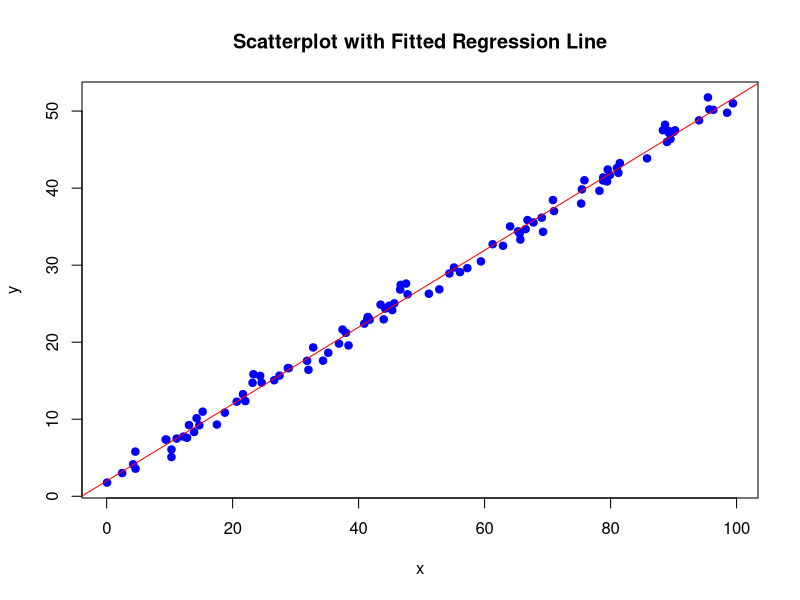

The R script that drew this image:
#Programming fake-data simulation: 
#Write an R function to: 
#(i) simulate n data points from the model, y = a + bx + error, with data points x uniformly sampled from the range (0, 100) and with errors drawn independently from the normal distribution with mean 0 and standard deviation σ; 
#(ii) fit a linear regression to the simulated data; 
#(iii) make a scatterplot of the data and fitted regression line. 


simulate_data <- function(n, a, b, sigma) {
  # Generate n uniformly distributed x values between 0 and 100
  x <- runif(n, 0, 100)
  
  # Generate errors from normal distribution with mean 0 and standard deviation sigma
  errors <- rnorm(n, 0, sigma)
  
  # Calculate y values using the model y = a + bx + error
  y <- a + b * x + errors
  
  # Return a dataframe with x and y values
  return(data.frame(x = x, y = y))
}

# Example usage:
set.seed(123) # for reproducibility
simulated_data <- simulate_data(100, 2, 0.5, 1) # Simulate 100 data points with a=2, b=0.5, sigma=1
head(simulated_data) # View the first few rows of the simulated data

#Fit a linear regression with simulated data 
model <- lm(y ~ x, data = simulated_data)
model

###Create a scatterplot 
plot(simulated_data$x, simulated_data$y, main = "Scatterplot with Fitted Regression Line",
     xlab = "x", ylab = "y", col = "blue", pch = 19)
abline(model, col = "red")


